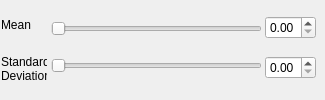
            <widget class="QWidget" name="page_22">
             <widget class="QWidget" name="layoutWidget">
              <property name="geometry">
               <rect>
                <x>265</x>
                <y>5</y>
                <width>51</width>
                <height>86</height>
               </rect>
              </property>
              <layout class="QVBoxLayout" name="verticalLayout_9">
               <item>
                <widget class="QDoubleSpinBox" name="doubleSpinBox_7"/>
               </item>
               <item>
                <widget class="QDoubleSpinBox" name="doubleSpinBox_8"/>
               </item>
              </layout>
             </widget>
             <widget class="QWidget" name="layoutWidget">
              <property name="geometry">
               <rect>
                <x>51</x>
                <y>5</y>
                <width>211</width>
                <height>86</height>
               </rect>
              </property>
              <layout class="QVBoxLayout" name="verticalLayout_8">
               <item>
                <widget class="QSlider" name="horizontalSlider_37">
                 <property name="orientation">
                  <enum>Qt::Horizontal</enum>
                 </property>
                </widget>
               </item>
               <item>
                <widget class="QSlider" name="horizontalSlider_42">
                 <property name="orientation">
                  <enum>Qt::Horizontal</enum>
                 </property>
                </widget>
               </item>
              </layout>
             </widget>
             <widget class="QWidget" name="">
              <property name="geometry">
               <rect>
                <x>1</x>
                <y>6</y>
                <width>46</width>
                <height>81</height>
               </rect>
              </property>
              <layout class="QVBoxLayout" name="verticalLayout_4">
               <item>
                <widget class="QLabel" name="label_48">
                 <property name="text">
                  <string>Mean</string>
                 </property>
                </widget>
               </item>
               <item>
                <widget class="QLabel" name="label_49">
                 <property name="text">
                  <string>Standard Deviation</string>
                 </property>
                 <property name="wordWrap">
                  <bool>true</bool>
                 </property>
                </widget>
               </item>
              </layout>
             </widget>
            </widget>
